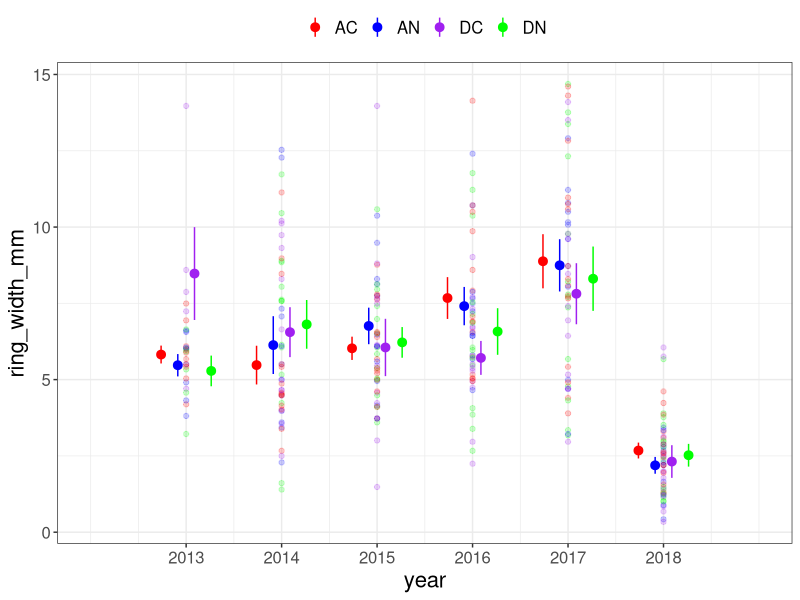
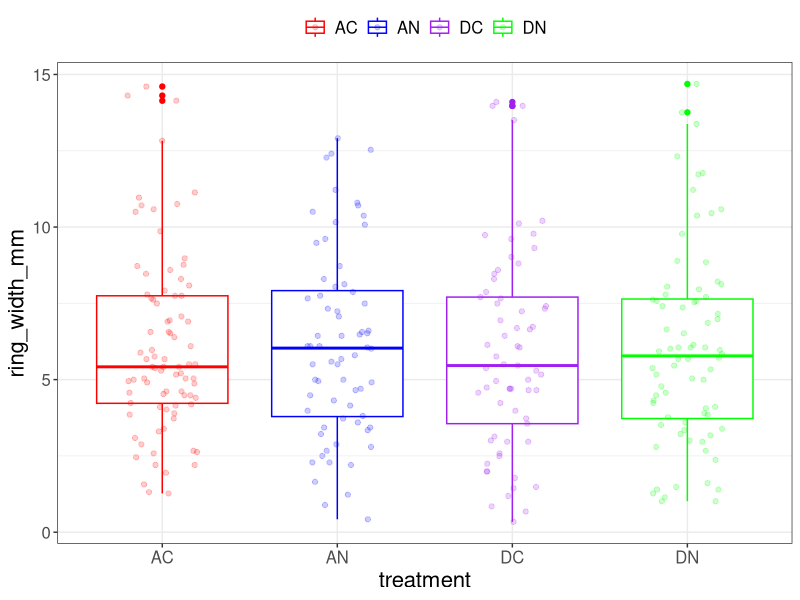

R code for these plots, in order: (Note: this script raises an error after producing the figures.)
## doing tree ring width analysis

library(plyr); library(dplyr);
library(readr)
library(stringi)
library(ggplot2)
library(stringr)
library(readxl)

theme_set(theme_bw())

def_theme <- theme(legend.title = element_blank(),
                   legend.text = element_text(size = 12),
                   legend.position = "top",
                   axis.text = element_text(size = 12),
                   axis.title = element_text(size = 16),
                   plot.title = element_text(size = 28))

treatment_color <- scale_color_manual(values = c("red","blue","purple","green"))

year_color <- scale_color_manual(values = c("red","blue","purple","green"))

scaleFUN <- function(x) sprintf("%.0f", x)

#### NEW measuRING data ####

cross1_data <- read_csv("tree_rings/data/cross1_data_post66.csv")
#View(cross1_data)
summary(cross1_data)

#filter(cross1_data, is.na(ring_width_mm))

cross1_data$cs_id[cross1_data$cs_id=="2-G1_AN_crossSection1"] <- "7-G_AC_crossSection1"
cross1_data$cs_id[cross1_data$cs_id=="2-G2_AN_crossSection1"] <- "2-G_AN_crossSection1"
cross1_data$cs_id[cross1_data$cs_id=="2-B_AN_crossSection1"] <- "7-B_AC_crossSection1"
cross1_data$cs_id[cross1_data$cs_id=="2-M_AN_crossSection1"] <- "7-M_AC_crossSection1"

cross1_data <- cross1_data %>% 
  filter(cs_id !="30-B_DC_crossSection1")

cross1_data <- cross1_data %>% 
  mutate(treatment = case_when(grepl("AC", cs_id) ~ "AC",
                               grepl("AN", cs_id) ~ "AN",
                               grepl("DC", cs_id) ~ "DC",
                               grepl("DN", cs_id) ~ "DN"),
         Plot = substr(cross1_data$cs_id, 1, 2) %>% 
           str_replace(., "-", ""),
         Ind. = substr(cross1_data$cs_id, 3, 4) %>% 
           str_replace(., "[_-]" , ""))
         
# cross1_data_good <- cross1_data %>% 
#   filter(between(year, 2015, 2017))
# 
# cross1_most_accurate <- ggplot(cross1_data_good, aes(year, ring_width_mm, color = treatment)) +
#   geom_point(alpha = 0.2) + 
#   #scale_x_continuous(labels = scaleFUN) +
#   scale_x_continuous(limits = c(2014, 2018), breaks = c(2014, 2015, 2016, 2017, 2018)) +
#   stat_summary(fun.data = "mean_se", geom = "pointrange", 
#                position = position_dodge(width = 0.7)) +
#   treatment_color +
#   def_theme +
#   NULL
# 
# ggsave(plot = cross1_most_accurate, height = 5, width = 10, "tree_rings/figures/width_crossSection1_best_data.png")

cross1_all_time <- ggplot(cross1_data, aes(year, ring_width_mm, color = treatment)) +
  geom_point(alpha = 0.2) + 
  #scale_x_continuous(labels = scaleFUN) +
  scale_x_continuous(limits = c(2012, 2019), breaks = c(2013, 2014, 2015, 2016, 2017, 2018)) +
  stat_summary(fun.data = "mean_se", geom = "pointrange", 
               position = position_dodge(width = 0.7)) +
  treatment_color +
  def_theme +
  NULL

ggsave(plot = cross1_all_time, height = 5, width = 10, "tree_rings/figures/width_crossSection1_all_time.png")

cross1_all_time_boxplot <- ggplot(cross1_data, aes(treatment, ring_width_mm, color = treatment)) +
  geom_boxplot(outlier.alpha = 1) +
  geom_point(alpha = 0.2, position= position_jitterdodge()) +
  #stripchart(ring_width_mm~year, data = cross1_data, vertical = T, method = "jitter") +
  #scale_x_continuous(labels = scaleFUN) +
  #scale_x_continuous(limits = c(2012, 2019), breaks = c(2013, 2014, 2015, 2016, 2017, 2018)) +
  #stat_summary(fun.data = "mean_se", geom = "pointrange", 
               #position = position_dodge(width = 0.7)) +
  treatment_color +
  #facet_grid(.~year) +
  def_theme +
  NULL

ggsave(plot = cross1_all_time_boxplot, height = 5, width = 10, "tree_rings/figures/width_crossSection1_boxplot.png")


filter(cross1_data, is.na(ring_width_mm) & year == 2015)
filter(cross1_data, ring_width_mm > 13)
filter(cross1_data, cs_id=="30-B_DC_crossSection1")

cross1_data %>% 
  group_by(treatment) %>% 
  summarise(count = length(treatment)/6)

bivens_trees <- read_csv("tree_rings/data/bivenstree.csv")

bivens_treatments <- read_csv("tree_rings/data/Bivens.treatments.csv")

left_join(bivens_trees, bivens_treatments, by = c("Plot"="Plot"))

# bivens_trees <- bivens_trees %>% 
#   filter(dbh_cm, !is.na(dbh_cm)) %>% 
#   filter(diam1_mm, !is.na(diam1_mm)) %>% 
#   filter(treatment, !is.na(treatment))

summary(bivens_trees)

tree_dbh_trt <- ggplot(bivens_trees, aes(treatment, dbh_cm, color = treatment)) +
  geom_point(alpha = 0.1) + 
  #scale_x_continuous(labels = scaleFUN) +
  #scale_x_continuous(limits = c(2012, 2019), breaks = c(2013, 2014, 2015, 2016, 2017, 2018)) +
  stat_summary(fun.data = "mean_se", geom = "pointrange", 
               position = position_dodge(width = 0.7)) +
  treatment_color +
  def_theme +
  NULL
n_ch
tree_diam_trt <- ggplot(bivens_trees, aes(treatment, diam2_mm, color = treatment)) +
  geom_point(alpha = 0.25, position = "jitter") + 
  #scale_x_continuous(labels = scaleFUN) +
  #scale_x_continuous(limits = c(2012, 2019), breaks = c(2013, 2014, 2015, 2016, 2017, 2018)) +
  scale_x_discrete(breaks = c("AC", "AN", "DC", "DN")) +
  stat_summary(fun.data = "mean_se", geom = "pointrange", 
               position = position_dodge(width = 0.7)) +
  treatment_color +
  def_theme +
  NULL

ggsave(plot = tree_diam_trt, height = 5, width = 10, "tree_rings/figures/tree_diam_trt.png")

###### keep tree_diam_time #####
bivens_soil <- read_excel("tree_rings/data/BivensSoilMoisture2013_2017.xlsx")

bivens_soil$Date <- as.Date(bivens_soil$Date, format = "%Y%m%d")

bivens_soil <- bivens_soil[-c(6:16384)]

bivens_soil <- bivens_soil %>%
  mutate(Plot = as.character(Plot)) %>% 
  mutate(year = lubridate::year(Date)) %>% 
  mutate(month = lubridate::month(Date))

bivens_soil <- bivens_soil %>% 
  mutate(Treatment = case_when(Treatment=="A" ~ "AN",
                               Treatment=="D" ~ "DN",
                               TRUE ~ Treatment))

soil_summary_treatment <- bivens_soil %>% 
  group_by(Treatment) %>% 
  summarise(average_vwc = mean(percent_VWC,
                               na.rm = T))

cross1_summary <- cross1_data %>% 
  group_by(Plot, year, treatment) %>% 
  summarise(average_RW_mm = mean(ring_width_mm, na.rm = T))

soil_rw_treatment <- left_join(cross1_summary, soil_summary_treatment, by = c("year", "treatment"="Treatment"))

soil_summary_plot <- bivens_soil %>%
  filter(between(month,3,9)) %>% 
  group_by(Plot, Treatment, year) %>% 
  summarise(average_vwc = mean(percent_VWC,
                               na.rm = T)) 
  
soil_rw_plot <- left_join(cross1_summary, soil_summary_plot, by = c("Plot", "year", "treatment"="Treatment"))

soil_summary_plot <- soil_summary_plot %>% 
  filter(between(year,2014,2017)) 

soil_all_time <- ggplot(soil_summary_plot, aes(Treatment, average_vwc, color = Treatment)) +
  geom_point(alpha = 0.3, size = 1.85) + 
  #scale_x_continuous(labels = scaleFUN) +
  #scale_x_continuous(limits = c(2013, 2018), breaks = c(2014, 2015, 2016, 2017)) +
  stat_summary(fun.data = "mean_se", geom = "pointrange", 
               position = position_dodge(width = 0.7)) +
  treatment_color +
  #facet_grid(.~Treatment) +
  def_theme +
  NULL

soil_all_time_boxplot <- ggplot(soil_summary_plot, aes(Treatment, average_vwc, color = Treatment)) +
  geom_boxplot(outlier.alpha = 1) +
  geom_point(position= position_jitterdodge(), alpha = 0.2) +
  #scale_x_continuous(labels = scaleFUN) +
  #scale_x_continuous(limits = c(2012, 2019), breaks = c(2013, 2014, 2015, 2016, 2017, 2018)) +
  #stat_summary(fun.data = "mean_se", geom = "pointrange", 
  #position = position_dodge(width = 0.7)) +
  treatment_color +
  facet_grid(.~year) +
  def_theme +
  NULL

ggsave(plot = soil_all_time_boxplot, height = 5, width = 10, "tree_rings/figures/soil_all_time_boxplot.png")

###### make box plot, keep. also do boxplot for ring widths ####

soil_rw_plot_2015 <- soil_rw_plot %>% 
  filter(year==2015)

soil_rw_plot_2015_figure <- ggplot(soil_rw_plot_2015, aes(average_vwc, average_RW_mm, color = treatment)) +
  geom_point(alpha = 1, size = 1.5) + 
  #stat_summary(fun.data = "mean_se", geom = "pointrange", 
               #position = position_dodge(width = 0.7)) +
  treatment_color +
  #def_theme +
  NULL

rw_soil_trees <- left_join(cross1_data, soil_summary_plot, by = c("year", "treatment"="Treatment", "Plot"))

rw_soil_trees_AN <- rw_soil_trees %>% 
  filter(between(year,2014,2017)) %>% 
  filter(treatment=="AN")

rw_soil_trees_DN <- rw_soil_trees %>% 
  filter(between(year,2014,2017)) %>% 
  filter(treatment=="DN")

rw_soil_trees_AC <- rw_soil_trees %>% 
  filter(between(year,2014,2017)) %>% 
  filter(treatment=="AC")

rw_soil_trees_DC <- rw_soil_trees %>% 
  filter(between(year,2014,2017)) %>% 
  filter(treatment=="DC")

rw_diam_soil_density
##### keep maybe use treatment or treatment/year facet #####

rw_soil_trees_AN_figure <- ggplot(rw_soil_trees_AN, aes(average_vwc, ring_width_mm, color = as.factor(year))) +
  geom_point(alpha = 1, size = 1.5) + 
  geom_smooth(data = filter(rw_soil_trees_AN, year==2017), aes(linetype = treatment), se = F, method = "lm") + 
  geom_smooth(data = filter(rw_soil_trees_AN, year==2016), aes(linetype = treatment), se = F, method = "lm") +
  geom_smooth(data = filter(rw_soil_trees_AN, year==2015), aes(linetype = treatment), se = F, method = "lm") +
  geom_smooth(data = filter(rw_soil_trees_AN, year==2014), aes(linetype = treatment), se = F, method = "lm") +
  scale_x_continuous(0, 35) +
  scale_y_continuous(0, 15) +
  year_color +
  def_theme +
  NULL


rw_soil_trees_AN_figure <- ggplot(rw_soil_trees_AN, aes(average_vwc, ring_width_mm, color = as.factor(year))) +
  geom_point(alpha = 1, size = 1.5) + 
  geom_smooth(data = filter(rw_soil_trees_AN, year==2017), aes(linetype = treatment), se = F, method = "lm") + 
  geom_smooth(data = filter(rw_soil_trees_AN, year==2016), aes(linetype = treatment), se = F, method = "lm") +
  geom_smooth(data = filter(rw_soil_trees_AN, year==2015), aes(linetype = treatment), se = F, method = "lm") +
  geom_smooth(data = filter(rw_soil_trees_AN, year==2014), aes(linetype = treatment), se = F, method = "lm") +
  year_color +
  scale_x_continuous(limits = c(0, 35)) +
  scale_y_continuous(limits = c(0, 15)) +
  def_theme +
  NULL

rw_soil_trees_DN_figure <- ggplot(rw_soil_trees_DN, aes(average_vwc, ring_width_mm, color = as.factor(year))) +
  geom_point(alpha = 1, size = 1.5) + 
  geom_smooth(data = filter(rw_soil_trees_DN, year==2017), aes(linetype = treatment), se = F, method = "lm") + 
  geom_smooth(data = filter(rw_soil_trees_DN, year==2016), aes(linetype = treatment), se = F, method = "lm") +
  geom_smooth(data = filter(rw_soil_trees_DN, year==2015), aes(linetype = treatment), se = F, method = "lm") +
  geom_smooth(data = filter(rw_soil_trees_DN, year==2014), aes(linetype = treatment), se = F, method = "lm") +
  year_color +
  scale_x_continuous(limits = c(0, 35)) +
  scale_y_continuous(limits = c(0, 15)) +
  def_theme +
  NULL

rw_soil_trees_AC_figure <- ggplot(rw_soil_trees_AC, aes(average_vwc, ring_width_mm, color = as.factor(year))) +
  geom_point(alpha = 1, size = 1.5) + 
  geom_smooth(data = filter(rw_soil_trees_AC, year==2017), aes(linetype = treatment), se = F, method = "lm") + 
  geom_smooth(data = filter(rw_soil_trees_AC, year==2016), aes(linetype = treatment), se = F, method = "lm") +
  geom_smooth(data = filter(rw_soil_trees_AC, year==2015), aes(linetype = treatment), se = F, method = "lm") +
  geom_smooth(data = filter(rw_soil_trees_AC, year==2014), aes(linetype = treatment), se = F, method = "lm") +
  year_color +
  scale_x_continuous(limits = c(0, 35)) +
  scale_y_continuous(limits = c(0, 15)) +
  def_theme +
  NULL

rw_soil_trees_DC_figure <- ggplot(rw_soil_trees_DC, aes(average_vwc, ring_width_mm, color = as.factor(year))) +
  geom_point(alpha = 1, size = 1.5) + 
  geom_smooth(data = filter(rw_soil_trees_DC, year==2017), aes(linetype = treatment), se = F, method = "lm") + 
  geom_smooth(data = filter(rw_soil_trees_DC, year==2016), aes(linetype = treatment), se = F, method = "lm") +
  geom_smooth(data = filter(rw_soil_trees_DC, year==2015), aes(linetype = treatment), se = F, method = "lm") +
  geom_smooth(data = filter(rw_soil_trees_DC, year==2014), aes(linetype = treatment), se = F, method = "lm") +
  year_color +
  scale_x_continuous(limits = c(0, 35)) +
  scale_y_continuous(limits = c(0, 15)) +
  def_theme +
  NULL

##### making 4 panel figure of treatment by year #####

rw_soil_treatment_panels <- cowplot::plot_grid(rw_soil_trees_AN_figure, rw_soil_trees_DN_figure, rw_soil_trees_AC_figure, rw_soil_trees_DC_figure, ncol = 2)

###### calculating yearly diameters from ring widths #####

cross1_data
bivens_trees_specs <- bivens_trees %>%
  mutate(Plot = as.character(Plot)) %>% 
  select(c(1,2,3,4,8,9,10,11,12))

calculating_diameter <- left_join(cross1_data, bivens_trees_specs)
# calculating_diameter %>% 
#   select(year, Plot, Ind., ring_width_mm, diam2_mm) %>% 
#   tidyr::spread(year, ring_width_mm) %>% 
#   tidyr::gather(year, ring_width_mm, c(-Plot, -Ind.))

calculating_diameter <- calculating_diameter %>% 
  select(year, Plot, Ind., treatment, ring_width_mm, diam2_mm) %>% 
  tidyr::spread(year, ring_width_mm) %>% 
  mutate(diam_mm_2018 = diam2_mm,
         diam_mm_2017 = diam_mm_2018-2*`2018`,
         diam_mm_2016 = diam_mm_2017-2*`2017`,
         diam_mm_2015 = diam_mm_2016-2*`2016`,
         diam_mm_2014 = diam_mm_2015-2*`2015`) %>% 
  mutate(`2018` = diam_mm_2018,
         `2017` = diam_mm_2017,
         `2016` = diam_mm_2016,
         `2015` = diam_mm_2015,
         `2014` = diam_mm_2014) %>% 
  select(Plot:`2018`, -diam2_mm) %>%
  tidyr::gather(year, diameter, c(-Plot, -Ind., -treatment))

calculating_diameter <- calculating_diameter %>% 
  mutate(year = as.integer(year))

rw_diameter_data <- left_join(cross1_data, calculating_diameter)

rw_diameter_data <- rw_diameter_data %>% 
  filter(year!=2013) %>%
  filter(year!=2018) %>%
  mutate(rw_diam_ratio = ring_width_mm/diameter,
         Plot = as.integer(Plot))

annual_diameter_figure <- ggplot(rw_diameter_data, aes(year, diameter, color = treatment)) +
  geom_point() +
  treatment_color +
  stat_summary(fun.data = "mean_se", geom = "pointrange", position = position_dodge(width = 0.7)) +
  def_theme +
  NULL

##### same story different trailer park #####

annual_something_figure <- ggplot(rw_diameter_data, aes(diameter, ring_width_mm, color = treatment)) +
  geom_point() +
  geom_smooth(method = "lm", se = F) +
  treatment_color +
  def_theme +
  NULL

#modeling #### 

rw_mod_data <- filter(rw_diam_soil_density, !is.na(ring_width_mm))
rw_diam_mod <- lm(ring_width_mm~diameter, data = rw_mod_data)
summary(rw_diam_mod)
diam_resids <- resid(rw_diam_mod)

#plot(rw_diam_mod)

rw_diam_mod$diam_resids <- diam_resids

rw_mod_data <- left_join(
  rw_mod_data,
  rw_diam_soil_density %>% 
    filter(year==2014) %>% select(Plot, year, Ind., diameter) %>% 
    rename(diam2014 = diameter)
)


m2 <- lm(ring_width_mm~treatment + average_vwc+tree_density + diam2014, data = rw_mod_data)
summary(m2)
broom::tidy(m2)

mm1 <- lme4::lmer(ring_width_mm ~ average_vwc+ tree_density + diam2014 + (1|Plot), data = rw_mod_data)
summary(mm1)  

rw_diam_soil_density_model_one <- lm(ring_width_mm~average_vwc+tree_density+as.factor(year)+diameter, data = rw_diam_soil_density)
summary(rw_diam_soil_density_model_one)

anova(rw_diam_soil_density_model_one)

#end modeling ####

#View(calculating_diameter) ####

rw_diameter_yearly_2017 <- ggplot(calculating_diameter, aes(diam_mm_2017, rw_mm_2017, color = treatment)) +
  geom_point(size = 1.3) +
  geom_smooth(se = F) +
  treatment_color +
  def_theme +
  NULL

rw_diameter_yearly_2016 <- ggplot(calculating_diameter, aes(diam_mm_2015, rw_mm_2016, color = treatment)) +
  geom_point(size = 1.3) +
  geom_smooth(se = F) +
  treatment_color +
  def_theme +
  NULL 

rw_diameter_yearly_2015 <- ggplot(calculating_diameter, aes(diam_mm_2015, rw_mm_2015, color = treatment)) +
  geom_point(size = 1.3) +
  geom_smooth(se = F) +
  treatment_color +
  def_theme +
  NULL

rw_diameter_yearly_2014 <- ggplot(calculating_diameter, aes(diam_mm_2014, rw_mm_2014, color = treatment)) +
  geom_point(size = 1.3) +
  geom_smooth(se = F) +
  treatment_color +
  def_theme +
  NULL
stop ##### 

#rw_diameter_yearly_cowplot <- cowplot::plot_grid(rw_diameter_yearly_2014,rw_diameter_yearly_2015,rw_diameter_yearly_2016,rw_diameter_yearly_2017, ncol = 2)

tree_density <- bivens_trees %>% 
  group_by(Plot) %>% 
  summarise(tree_density = n_distinct(Ind.))

tree_density_all <- left_join(rw_diameter_data, tree_density)

tree_density_2017 <- tree_density_all %>% 
  filter(year==2017)

rw_diam_soil <- left_join(rw_diameter_data %>% 
                            mutate(Plot= as.character(Plot)), rw_soil_trees)

rw_diam_soil_density <- left_join(rw_diam_soil, tree_density %>% 
                                    mutate(Plot= as.character(Plot)))

tree_density_figure_one <- ggplot(rw_diam_soil_density, aes(average_vwc, tree_density, color = treatment)) +
  geom_point(size = 1.3, alpha = .5) +
  geom_smooth(method = "lm", se = T) +
  #facet_grid(~year) +
  treatment_color +
  def_theme +
  NULL
#drew said this on

density_soil_moisture <- left_join(soil_summary_plot, tree_density %>% 
                                     mutate(Plot = as.character(Plot)))

density_soil_moisture <- density_soil_moisture %>% 
  group_by(Plot, Treatment) %>% 
  summarise(average_vwc = mean(average_vwc),
            tree_density = mean(tree_density, na.rm = T))

tree_density_figure_two <- ggplot(density_soil_moisture, aes(average_vwc, tree_density, color = Treatment)) +
  geom_point(size = 1.3, alpha = .6) +
  geom_smooth(method = "lm", se = T, alpha = 0.18) +
  #facet_grid(~year) +
  treatment_color +
  def_theme +
  NULL

ggsave(plot= tree_density_figure_two, width = 10, height = 6, "tree_rings/figures/tree_density_figure_two.png")

rw_diameter_trt_facet <- rw_diam_soil_density %>% 
  filter(between(year,2014,2017)) %>% 
  mutate(f_year = as.factor(year)) %>% 
  ggplot(aes(diameter, ring_width_mm)) +
  geom_point(aes(color = f_year), alpha = .44, size = 2) +
  geom_smooth(aes(color = f_year), method = "lm", se = F) +
  #treatment_color +
  facet_grid(.~treatment)

ggsave(plot = rw_diameter_trt_facet, width = 15, height = 7, "tree_rings/figures/rw_diameter_trt_facet.png")

rw_soil_facet_trt <- rw_soil_trees %>% 
  filter(between(year,2014,2017)) %>% 
  mutate(f_year = as.factor(year)) %>% 
  ggplot(aes(average_vwc, ring_width_mm)) +
  geom_point(aes(color = year), alpha = .7, size = 2) +
  geom_smooth(method = "lm", se = F) +
  facet_grid(.~treatment) + 
  NULL

ggsave(plot = rw_soil_facet_trt, width = 15, height = 7, "tree_rings/figures/rw_soil_facet_trt.png")

rw_soil_facet_breakdown <- rw_soil_trees %>% 
  filter(between(year,2014,2017)) %>% 
  mutate(f_year = as.factor(year)) %>% 
  ggplot(aes(average_vwc, ring_width_mm)) +
  geom_point(aes(color = year), alpha = .7, size = 2) +
  geom_smooth(method = "lm", se = F) +
  facet_grid(year~treatment) + 
  NULL

ggsave(plot = rw_soil_facet_breakdown, width = 15, height = 8, "tree_rings/figures/rw_soil_facet_breakdown.png")


annual_ratio_figure <- ggplot(rw_diameter_data, aes(year, rw_diam_ratio, color = treatment)) +
  geom_point() +
  treatment_color +
  stat_summary(fun.data = "mean_se", geom = "pointrange", position = position_dodge(width = 0.7)) +
  def_theme +
  NULL

tree_density_trt <- left_join(tree_density, bivens_treatments) 

tree_density_trt_avg <- tree_density_trt %>% 
  group_by(Treatment) %>% 
  summarise(average_tree_density = mean(tree_density))

tree_density_boxplot <- tree_density_trt %>% 
  ggplot(aes(Treatment, tree_density, color = Treatment)) +
  geom_boxplot() +
  geom_point(alpha = 0.2, position= "jitter") +
  treatment_color
  #stat_summary(data = tree_density, fun.data = "mean_se", geom = "pointrange", 
                   #position = position_dodge(width = 0.7)

ggsave(plot = tree_density_boxplot, width = 13, height = 7, "tree_rings/figures/tree_density_boxplot.png")
